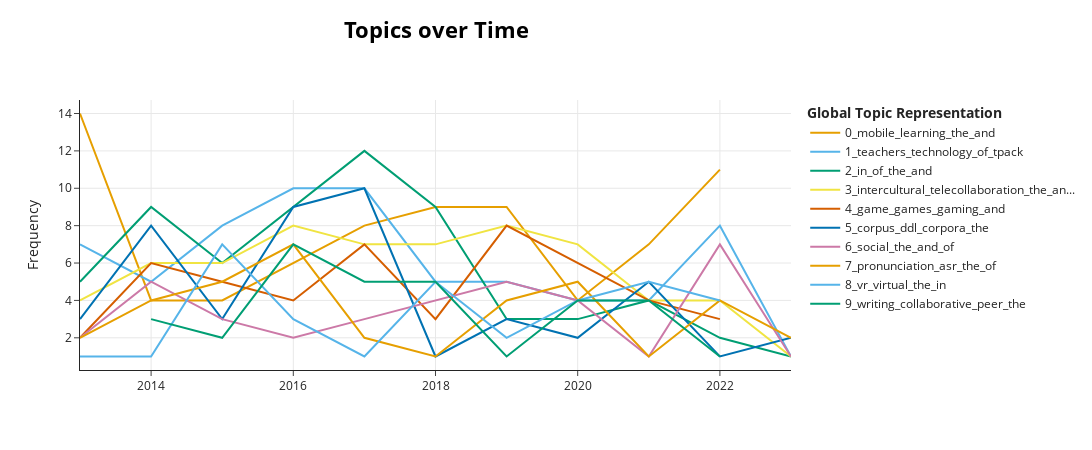

The notebook cell this image was saved under:
### Code cell
model.visualize_topics_over_time(topics_over_time, topics=[0, 1, 2, 3, 4, 5, 6, 7, 8, 9])
#can innclude topics changing topics_over_time TO topics_over_time, topics=[x, y, z, etc.]

### Figure 1 — Plotly figure (JSON) as saved in the notebook; plotly's stock layout.template omitted (floating-point values rounded to 4 significant figures)
{"data": [{"hoverinfo": "text", "hovertext": ["<b>Topic 0</b><br>Words: mobile, learning, the, and, of", "<b>Topic 0</b><br>Words: mall, mobile, the, of, application", "<b>Topic 0</b><br>Words: mobile, studies, mall, the, phones", "<b>Topic 0</b><br>Words: mobile, learning, the, and, devices", "<b>Topic 0</b><br>Words: mobile, learning, devices, and, the", "<b>Topic 0</b><br>Words: mobile, learning, and, the, of", "<b>Topic 0</b><br>Words: mobile, learning, the, and, to", "<b>Topic 0</b><br>Words: mobile, learning, and, l2, devices", "<b>Topic 0</b><br>Words: mobile, mall, learning, and, of", "<b>Topic 0</b><br>Words: mobile, learning, and, the, of"], "marker": {"color": "#E69F00"}, "mode": "lines", "name": "0_mobile_learning_the_and", "type": "scatter", "x": [2013, 2014, 2015, 2016, 2017, 2018, 2019, 2020, 2021, 2022], "y": [14, 4, 4, 6, 8, 9, 9, 4, 7, 11]}, {"hoverinfo": "text", "hovertext": ["<b>Topic 1</b><br>Words: teachers, technology, internet, of, and", "<b>Topic 1</b><br>Words: teachers, technology, the, call, of", "<b>Topic 1</b><br>Words: teachers, technology, call, and, of", "<b>Topic 1</b><br>Words: tpack, teachers, technology, of, the", "<b>Topic 1</b><br>Words: teachers, call, technology, beliefs, of", "<b>Topic 1</b><br>Words: technological, language, tpack, the, and", "<b>Topic 1</b><br>Words: technology, teachers, use, of, and", "<b>Topic 1</b><br>Words: technology, teachers, young, of, language", "<b>Topic 1</b><br>Words: teachers, technology, ict, continuance, the", "<b>Topic 1</b><br>Words: teachers, tpack, technology, the, and", "<b>Topic 1</b><br>Words: technologies, 12, districts, school, personnel"], "marker": {"color": "#56B4E9"}, "mode": "lines", "name": "1_teachers_technology_of_tpack", "type": "scatter", "x": [2013, 2014, 2015, 2016, 2017, 2018, 2019, 2020, 2021, 2022, 2023], "y": [7, 5, 8, 10, 10, 5, 5, 4, 4, 8, 1]}, {"hoverinfo": "text", "hovertext": ["<b>Topic 2</b><br>Words: l2, in, scmc, and, of", "<b>Topic 2</b><br>Words: in, of, the, communication, and", "<b>Topic 2</b><br>Words: cmc, the, of, meta, in", "<b>Topic 2</b><br>Words: in, the, task, of, scmc", "<b>Topic 2</b><br>Words: in, task, and, of, scmc", "<b>Topic 2</b><br>Words: task, meta, in, the, of", "<b>Topic 2</b><br>Words: vc, procedural, in, tasks, of", "<b>Topic 2</b><br>Words: nests, nnests, zoom, closing, scmc", "<b>Topic 2</b><br>Words: spanish, in, communication, of, interaction", "<b>Topic 2</b><br>Words: recasts, audio, video, interactions, during", "<b>Topic 2</b><br>Words: css, environments, the, vc, strategy"], "marker": {"color": "#009E73"}, "mode": "lines", "name": "2_in_of_the_and", "type": "scatter", "x": [2013, 2014, 2015, 2016, 2017, 2018, 2019, 2020, 2021, 2022, 2023], "y": [5, 9, 6, 9, 12, 9, 3, 3, 4, 2, 1]}, {"hoverinfo": "text", "hovertext": ["<b>Topic 3</b><br>Words: intercultural, the, telecollaboration, project, in", "<b>Topic 3</b><br>Words: intercultural, the, and, in, to", "<b>Topic 3</b><br>Words: telecollaboration, the, project, of, intercultural", "<b>Topic 3</b><br>Words: telecollaboration, project, intercultural, the, of", "<b>Topic 3</b><br>Words: intercultural, telecollaboration, and, the, of", "<b>Topic 3</b><br>Words: intercultural, telecollaboration, telecollaborative, icc, of", "<b>Topic 3</b><br>Words: intercultural, telecollaboration, and, in, of", "<b>Topic 3</b><br>Words: telecollaboration, intercultural, and, the, in", "<b>Topic 3</b><br>Words: intercultural, cultural, students, of, the", "<b>Topic 3</b><br>Words: ve, exchange, in, of, the", "<b>Topic 3</b><br>Words: cdl, ve, quot, conceptualised, hauck"], "marker": {"color": "#F0E442"}, "mode": "lines", "name": "3_intercultural_telecollaboration_the_an...", "type": "scatter", "x": [2013, 2014, 2015, 2016, 2017, 2018, 2019, 2020, 2021, 2022, 2023], "y": [4, 6, 6, 8, 7, 7, 8, 7, 4, 4, 1]}, {"hoverinfo": "text", "hovertext": ["<b>Topic 4</b><br>Words: game, gaming, games, playing, culture", "<b>Topic 4</b><br>Words: game, games, gaming, and, in", "<b>Topic 4</b><br>Words: game, games, pupils, in, and", "<b>Topic 4</b><br>Words: game, games, that, activities, in", "<b>Topic 4</b><br>Words: game, games, gaming, playing, language", "<b>Topic 4</b><br>Words: game, elements, gamification, as, the", "<b>Topic 4</b><br>Words: game, games, and, vocabulary, learning", "<b>Topic 4</b><br>Words: game, gaming, games, quot, gamification", "<b>Topic 4</b><br>Words: game, flow, learning, lesl, gamification", "<b>Topic 4</b><br>Words: game, games, gamification, gamifying, curiosity"], "marker": {"color": "#D55E00"}, "mode": "lines", "name": "4_game_games_gaming_and", "type": "scatter", "x": [2013, 2014, 2015, 2016, 2017, 2018, 2019, 2020, 2021, 2022], "y": [2, 6, 5, 4, 7, 3, 8, 6, 4, 3]}, {"hoverinfo": "text", "hovertext": ["<b>Topic 5</b><br>Words: linking, corpus, ddl, adverbials, of", "<b>Topic 5</b><br>Words: corpus, corpora, ddl, the, of", "<b>Topic 5</b><br>Words: prefer, corpus, quot, collocations, paraphrasing", "<b>Topic 5</b><br>Words: corpus, ddl, the, collocation, of", "<b>Topic 5</b><br>Words: corpus, corpora, ddl, the, of", "<b>Topic 5</b><br>Words: ddl, overgenerated, corpus, their, grammar", "<b>Topic 5</b><br>Words: corpus, ddl, query, corpora, of", "<b>Topic 5</b><br>Words: b2, level, tool, collocation, ddl", "<b>Topic 5</b><br>Words: corpus, collocation, corpora, of, the", "<b>Topic 5</b><br>Words: corpus, aided, attitudes, towards, their", "<b>Topic 5</b><br>Words: corpus, cl, corpora, teachers, ddl"], "marker": {"color": "#0072B2"}, "mode": "lines", "name": "5_corpus_ddl_corpora_the", "type": "scatter", "x": [2013, 2014, 2015, 2016, 2017, 2018, 2019, 2020, 2021, 2022, 2023], "y": [3, 8, 3, 9, 10, 1, 3, 2, 5, 1, 2]}, {"hoverinfo": "text", "hovertext": ["<b>Topic 6</b><br>Words: fb, and, activities, social, the", "<b>Topic 6</b><br>Words: social, the, online, in, forum", "<b>Topic 6</b><br>Words: snsll, social, sites, and, business", "<b>Topic 6</b><br>Words: social, media, intended, llsnss, create", "<b>Topic 6</b><br>Words: facebook, assessment, discussions, students, this", "<b>Topic 6</b><br>Words: social, sp, online, asynchronous, and", "<b>Topic 6</b><br>Words: social, discussion, student, team, instagram", "<b>Topic 6</b><br>Words: facebook, social, and, whatsapp, vcops", "<b>Topic 6</b><br>Words: instagram, adolescents, quot, social, network", "<b>Topic 6</b><br>Words: social, and, in, the, of", "<b>Topic 6</b><br>Words: slack, channels, students, messages, conversations"], "marker": {"color": "#CC79A7"}, "mode": "lines", "name": "6_social_the_and_of", "type": "scatter", "x": [2013, 2014, 2015, 2016, 2017, 2018, 2019, 2020, 2021, 2022, 2023], "y": [2, 5, 3, 2, 3, 4, 5, 4, 1, 7, 1]}, {"hoverinfo": "text", "hovertext": ["<b>Topic 7</b><br>Words: icf, mispronunciations, pronunciation, listening, taiwanese", "<b>Topic 7</b><br>Words: pronunciation, tongue, production, acoustic, speech", "<b>Topic 7</b><br>Words: pronunciation, asr, the, of, system", "<b>Topic 7</b><br>Words: pronunciation, training, asr, to, the", "<b>Topic 7</b><br>Words: pronunciation, tts, the, liaison, groups", "<b>Topic 7</b><br>Words: perception, training, pronunciation, perceptual, to", "<b>Topic 7</b><br>Words: pronunciation, capt, the, asr, software", "<b>Topic 7</b><br>Words: pronunciation, training, asr, the, production", "<b>Topic 7</b><br>Words: transcription, allophonic, midterm, learners, ci", "<b>Topic 7</b><br>Words: asr, pronunciation, to, speech, speaking", "<b>Topic 7</b><br>Words: asr, listeners, srt, pronunciation, speech"], "marker": {"color": "#E69F00"}, "mode": "lines", "name": "7_pronunciation_asr_the_of", "type": "scatter", "x": [2013, 2014, 2015, 2016, 2017, 2018, 2019, 2020, 2021, 2022, 2023], "y": [2, 4, 5, 7, 2, 1, 4, 5, 1, 4, 2]}, {"hoverinfo": "text", "hovertext": ["<b>Topic 8</b><br>Words: synthetic, communication, worlds, nonverbal, acts", "<b>Topic 8</b><br>Words: mandarin, overseas, sl, chinese, stage", "<b>Topic 8</b><br>Words: the, virtual, 3d, teacher, in", "<b>Topic 8</b><br>Words: virtual, the, in, of, language", "<b>Topic 8</b><br>Words: anonymity, vw, fla, cr, group", "<b>Topic 8</b><br>Words: virtual, 3d, the, of, in", "<b>Topic 8</b><br>Words: chinese, immersive, sl, identical, the", "<b>Topic 8</b><br>Words: vr, virtual, the, of, task", "<b>Topic 8</b><br>Words: vr, the, virtual, task, participants", "<b>Topic 8</b><br>Words: vr, anxiety, virtual, the, learning"], "marker": {"color": "#56B4E9"}, "mode": "lines", "name": "8_vr_virtual_the_in", "type": "scatter", "x": [2013, 2014, 2015, 2016, 2017, 2018, 2019, 2020, 2021, 2022], "y": [1, 1, 7, 3, 1, 5, 2, 4, 5, 4]}, {"hoverinfo": "text", "hovertext": ["<b>Topic 9</b><br>Words: writing, collaborative, summary, the, on", "<b>Topic 9</b><br>Words: writing, prewriting, the, reviewers, mapping", "<b>Topic 9</b><br>Words: writing, peer, collaborative, comments, the", "<b>Topic 9</b><br>Words: writing, collaborative, comments, the, peer", "<b>Topic 9</b><br>Words: writing, peer, collaborative, students, and", "<b>Topic 9</b><br>Words: collaborative, writing, groups, docs, patterns", "<b>Topic 9</b><br>Words: writing, argumentative, collaborative, comments, peer", "<b>Topic 9</b><br>Words: writing, comments, peer, group, cw", "<b>Topic 9</b><br>Words: writing, dst, collaborative, students, the"], "marker": {"color": "#009E73"}, "mode": "lines", "name": "9_writing_collaborative_peer_the", "type": "scatter", "x": [2014, 2015, 2016, 2017, 2018, 2019, 2020, 2021, 2022], "y": [3, 2, 7, 5, 5, 1, 4, 4, 1]}], "layout": {"height": 450, "hoverlabel": {"bgcolor": "white", "font": {"family": "Rockwell", "size": 16}}, "legend": {"title": {"text": "<b>Global Topic Representation"}}, "title": {"font": {"color": "Black", "size": 22}, "text": "<b>Topics over Time</b>", "x": 0.4, "xanchor": "center", "y": 0.95, "yanchor": "top"}, "width": 1250, "xaxis": {"showgrid": true}, "yaxis": {"showgrid": true, "title": {"text": "Frequency"}}}}
